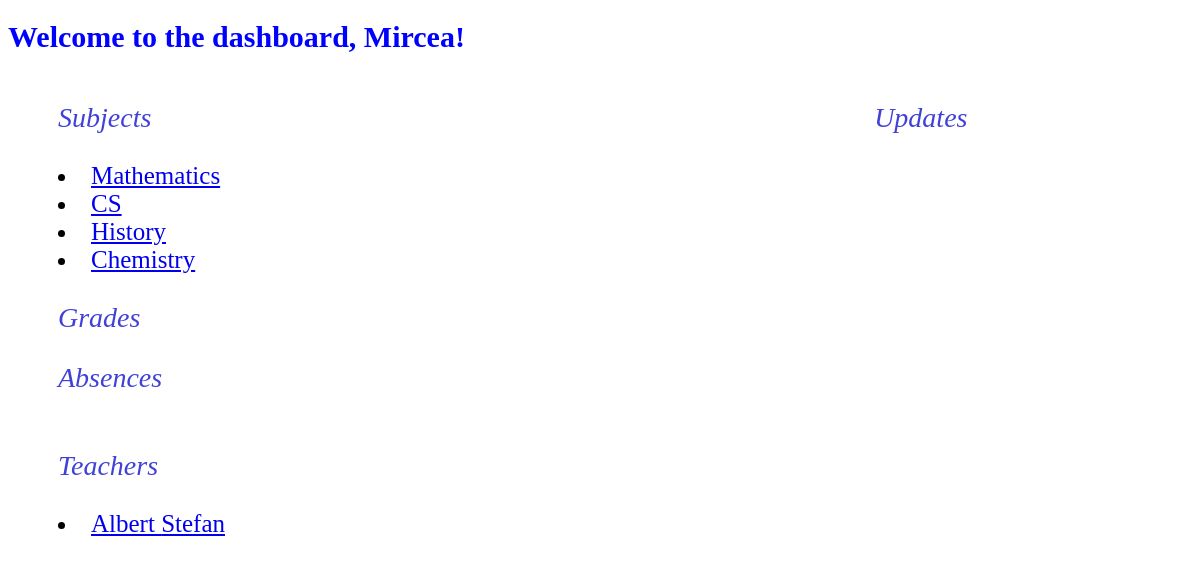
/dashboard/mirceatlx@gmail.com/student, run on the app's committed database.
### authentification/models.py (models this page shows, shortened)
class Student(models.Model):
    first = models.CharField(max_length = 64)
    last = models.CharField(max_length = 64)
    user = models.CharField(max_length = 64)
    password = models.CharField(max_length = 64)
    email = models.EmailField(primary_key = True)
    details = models.CharField(max_length = 200, blank = True)
    xclass = models.ForeignKey(Class, on_delete = models.CASCADE, related_name = 'students')

class Subject(models.Model):
    subject_name = models.CharField(max_length = 64)
    xclass = models.ForeignKey(Class, on_delete = models.CASCADE, related_name = 'subjects')

class Teacher(models.Model):
    first = models.CharField(max_length = 64)
    last = models.CharField(max_length = 64)
    user = models.CharField(max_length = 64)
    password = models.CharField(max_length = 64)
    email = models.EmailField(primary_key = True)
    details = models.CharField(max_length = 200, blank = True)
    subject = models.CharField(max_length = 64)

### dashboard/views.py (the view)
# urls.py: path('<str:email>/student', views.student, name = "student"),
def student(request, email):
    student = Student.objects.get(email = email)
    return render(request, 'dashboard/student.html', {'student' : student})

### dashboard/templates/dashboard/student.html (shortened to what this page needs)
{% extends "dashboard/layout.html" %}
{% load static %}
{% block body %}
<h1 class="ttl">Welcome to the dashboard, {{student.first}}!</h1>
<div class='layout_student'>
    <div class='subjects'>
        <p class='pid'>Subjects</p>
        {% with xss=student.xclass %}
        {% for c in xss.subjects.all %}
        <ul.>
            <li><a href = "{% url 'student:subject' name=c.subject_name email=student.email %}">{{c.subject_name}}</a></li>
        </ul.>
        {% endfor %}
        {% endwith %}
    </div>
    <div class='updates'>
        <p class='pid'>Updates</p>
    </div>
</div>
<div class='part2'>
    <div class='grades'>
        <p class='pid'>Grades</p>
    </div>
    <div class='absences'>
        <p class='pid'>Absences</p>
    </div>
</div>
<div class='part3'>
    <div class='contact'>
        <p class='pid'>Teachers</p>
        {% with xss=student.xclass %}
        {% for tech in xss.teachers.all %}
        <ul">
            <li><a href = "{% url 'student:teacher' email=tech.email %}">{{tech.first}} {{tech.last}} </a></li>
        </ul">
        {% endfor %}
        {% endwith %}
    </div>
</div>
{% endblock %}

### dashboard/templates/dashboard/layout.html (style rules this page uses)
.ttl { color: blue; font-size:30px; }
.subjects { margin-left: 50px; font-size: 25px; }
.updates { margin-left: 650px; font-size: 25px; }
.contact { margin-left: 50px; font-size: 25px; }
.subjects, .updates, .contact { display:inline-block; vertical-align:top; }
.grades { margin-left: 50px; font-size: 25px; }
.absences { margin-left: 50px; font-size: 25px; }
.pid { font-size: 28px; font-style: italic; color: #4141D8; }

### data on the page
Student: first "Mircea"
Subject: subject_name "Mathematics"
Subject: subject_name "CS"
Subject: subject_name "History"
Subject: subject_name "Chemistry"
Teacher: first "Albert", last "Stefan"
